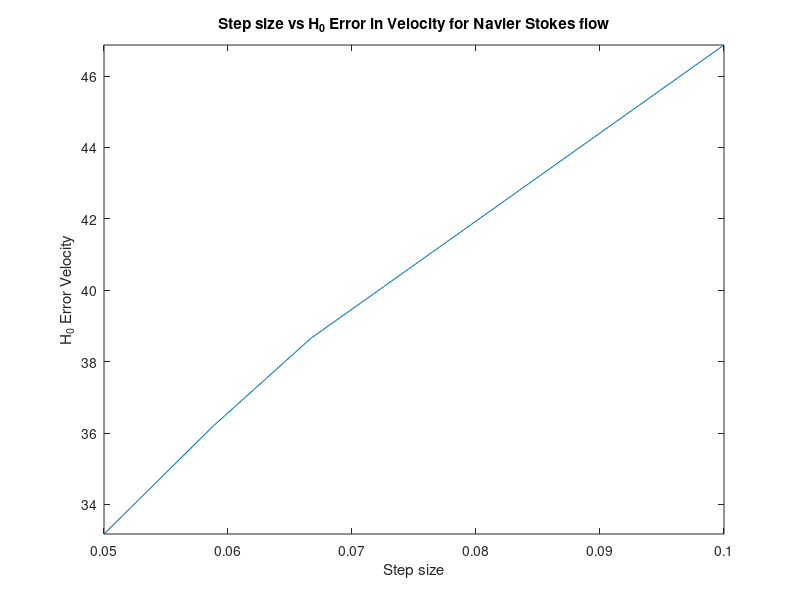
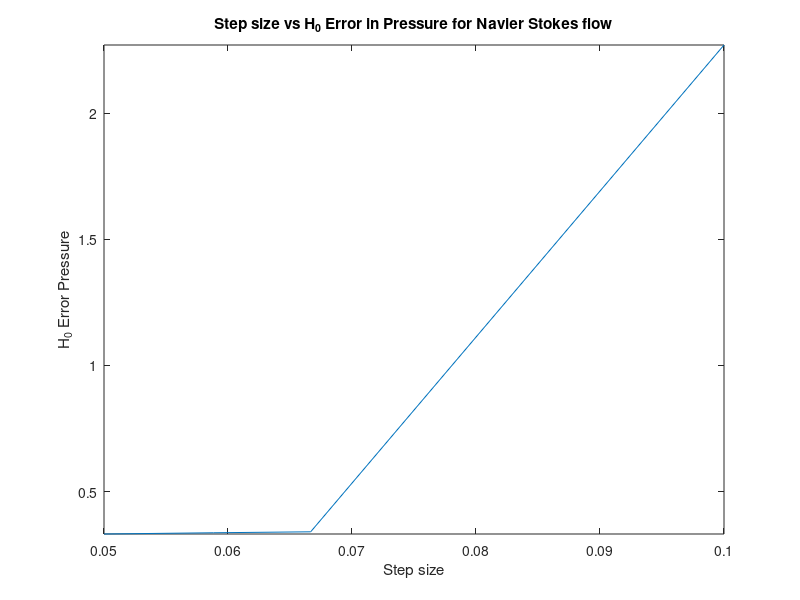
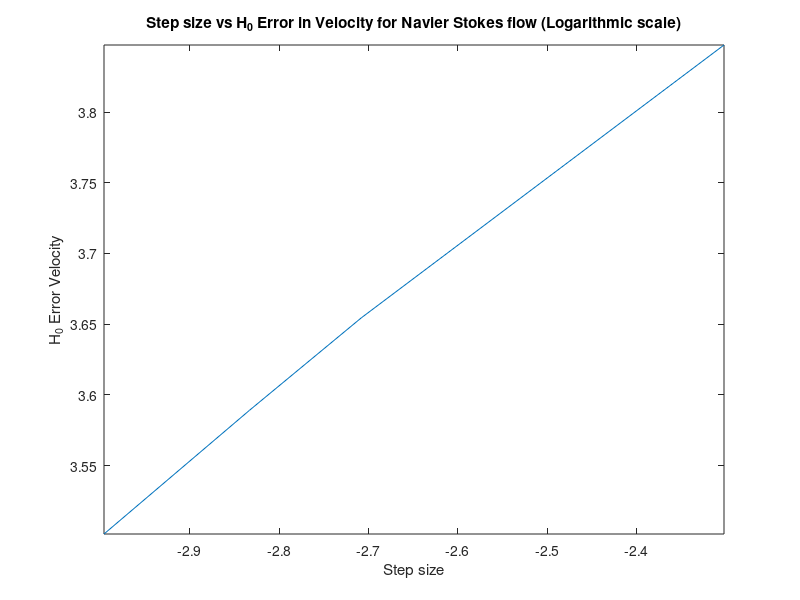
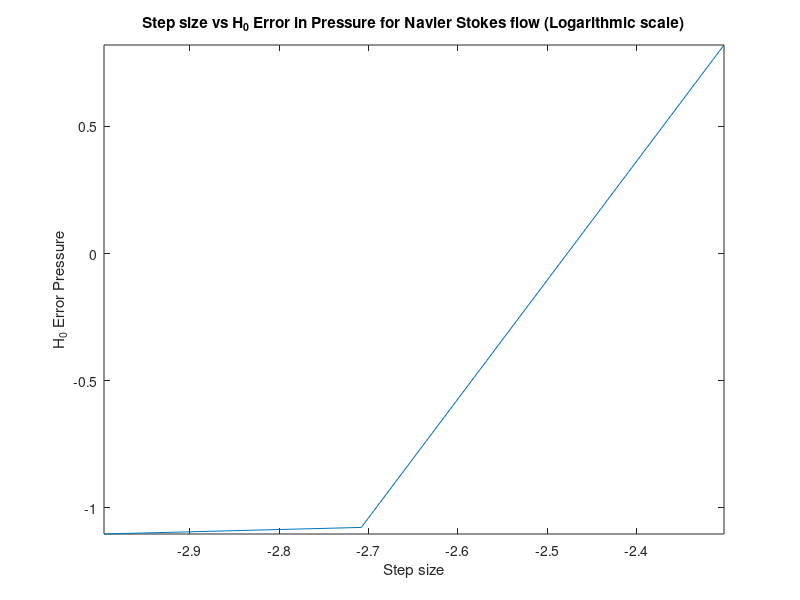

Write MATLAB code to recreate these figures, in order.
Step_size = [1/10 1/15 1/17 1/20];
Error_velocity = [46.8707 38.6485 36.2001 33.1710];
Error_pressure = [2.2698 0.3407 0.3369 0.3320];
figure
plot(Step_size,Error_velocity)
xlabel('Step size')
ylabel('H_0 Error Velocity')
title('Step size vs H_0 Error in Velocity for Navier Stokes flow')
axis tight
figure()
plot(Step_size,Error_pressure)
xlabel('Step size')
ylabel('H_0 Error Pressure')
title('Step size vs H_0 Error in Pressure for Navier Stokes flow')
axis tight
figure
plot(log(Step_size),log(Error_velocity))
xlabel('Step size')
ylabel('H_0 Error Velocity')
title('Step size vs H_0 Error in Velocity for Navier Stokes flow (Logarithmic scale)')
axis tight
figure()
plot(log(Step_size),log(Error_pressure))
xlabel('Step size')
ylabel('H_0 Error Pressure')
title('Step size vs H_0 Error in Pressure for Navier Stokes flow (Logarithmic scale)')
axis tight

Step_size = [1/10 1/15 1/17 1/20];
Error_velocity = [75.7447 36.9755 28.2105 19.8837];
Error_pressure = [0.2436 0.0067 0.0056 0.0051];
figure
plot(Step_size,Error_velocity)
xlabel('Step size')
ylabel('L^2 Error Velocity')
title('Step size vs L^2 Error in Velocity for Navier Stokes flow')
axis tight
figure()
plot(Step_size,Error_pressure)
xlabel('Step size')
ylabel('L^2 Error Pressure')
title('Step size vs L^2 Error in Pressure for Navier Stokes flow')
axis tight
figure
plot(log(Step_size),log(Error_velocity))
xlabel('Step size')
ylabel('L^2 Error Velocity')
title('Step size vs L^2 Error in Velocity for Navier Stokes flow (Logarithmic scale)')
axis tight
figure()
plot(log(Step_size),log(Error_pressure))
xlabel('Step size')
ylabel('L^2 Error Pressure')
title('Step size vs L^2 Error in Pressure for Navier Stokes flow (Logarithmic scale)')
axis tight